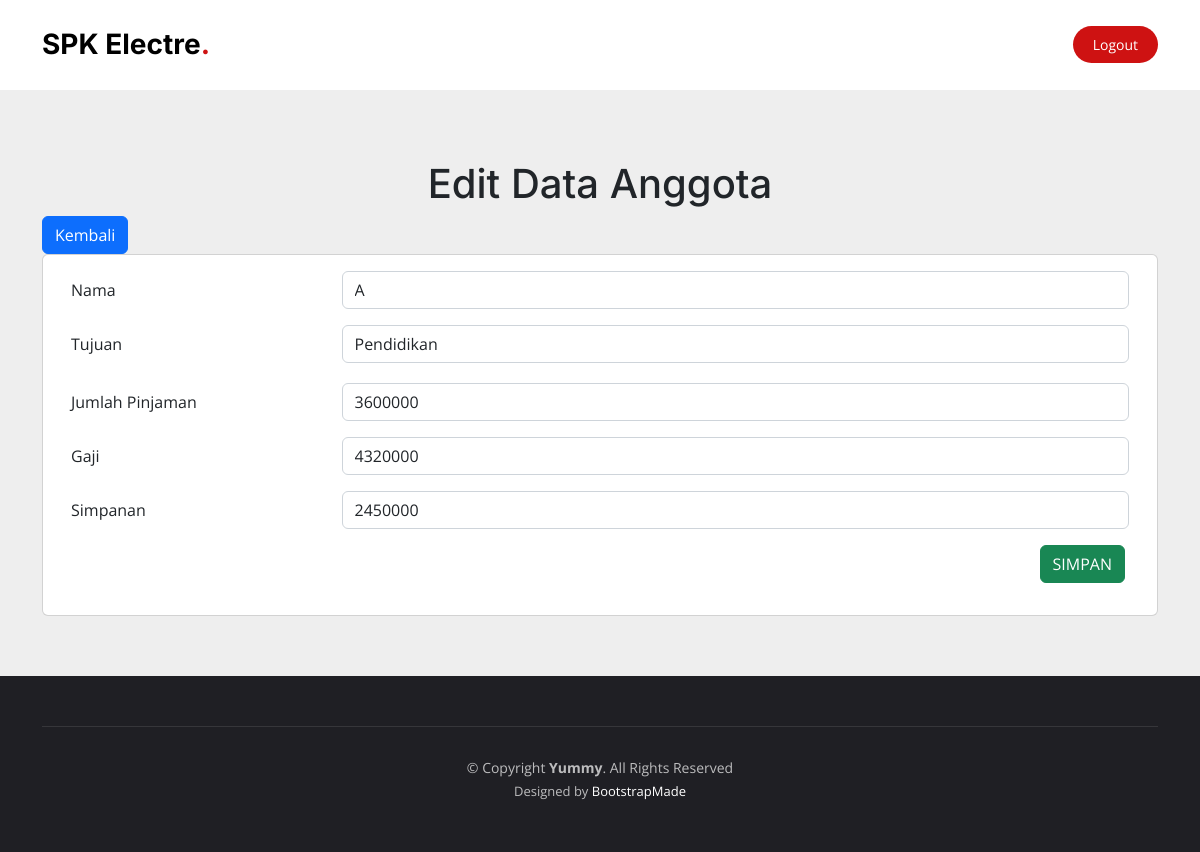
The app's page /edit.php?id_data=13 with its own data.
### tables this page shows
CREATE TABLE `alternatif` (
  `id` int(11) NOT NULL,
  `nama` varchar(100) NOT NULL,
  `tujuan_nama` varchar(100) NOT NULL,
  `tujuan` float NOT NULL,
  `jum_pinjaman` float NOT NULL,
  `gaji` float NOT NULL,
  `simpanan` float NOT NULL
);

### public/edit.php (the view, shortened to what this page needs)
</html>
<!DOCTYPE html>
<html lang="en">
<?php include "template/header.php" ?>
<body>
    <header id="header" class="header fixed-top d-flex align-items-center">
        <div class="container d-flex align-items-center justify-content-between">
            <a href="index.html" class="logo d-flex align-items-center me-auto me-lg-0">
                <h1>SPK Electre<span>.</span></h1>
            </a>
            <a class="btn-book-a-table" href="logout.php" type="submit">Logout</a>
        </div>
    </header>
    <section id="hero" class="hero d-flex align-items-center section-bg">
        <div class="container">
            <h1 data-aos="fade-up" style="text-align: center;">Edit Data Anggota</h1>
            <a class="btn btn-primary" href="index.php" role="button">Kembali</a>
            <div class="card">
                <?php
                include "../config/connection.php";
                $id_data = $_GET['id_data'];
                $data = mysqli_query($selectdb, "select * from alternatif where id='$id_data'");
                while ($d = mysqli_fetch_array($data)) {
                ?>
                    <form method="post" action="">
                        <div class="form-group row m-sm-3">
                            <label class="col-sm-3 col-form-label">Nama</label>
                            <div class="col-sm-9">
                                <input type="text" class="form-control" name="nama" value="<?php echo $d['nama']; ?>">
                            </div>
                        </div>
                        <div class="form-group row m-sm-3">
                            <label class="col-sm-3 col-form-label">Tujuan</label>
                            <div class="col-sm-9">
                                <select class="form-control" style="display: block; margin-bottom: 4px;" required name="tujuan_nama">
                                    <option disabled selected value=""><?php echo $d['tujuan_nama']; ?></option>
                                </select>
                            </div>
                        </div>
                        <div class="form-group row m-sm-3">
                            <label class="col-sm-3 col-form-label">Jumlah Pinjaman</label>
                            <div class="col-sm-9">
                                <input type="text" class="form-control" name="jum_pinjaman" value="<?php echo $d['jum_pinjaman']; ?>">
                            </div>
                        </div>
                        <div class="form-group row m-sm-3">
                            <label class="col-sm-3 col-form-label">Gaji</label>
                            <div class="col-sm-9">
                                <input type="text" class="form-control" name="gaji" value="<?php echo $d['gaji']; ?>">
                            </div>
                        </div>
                        <div class="form-group row m-sm-3">
                            <label class="col-sm-3 col-form-label">Simpanan</label>
                            <div class="col-sm-9">
                                <input type="text" class="form-control" name="simpanan" value="<?php echo $d['simpanan']; ?>">
                            </div>
                        </div>
                        <div class="m-sm-3 pe-sm-3 d-flex justify-content-end">
                            <button type="submit" name="editdata" class="btn btn-success ">SIMPAN</button>
                        </div>
                    </form>
                <?php
                }
                ?>
            </div>
        </div>
    </section>
    <?php include "template/footer.php" ?>
</body>
</html>

### assets/css/main.css (style rules this page uses)
:root { --font-default: "Open Sans", system-ui, -apple-system, "Segoe UI", Roboto, "Helvetica Neue", Arial, "Noto Sans", "Liberation Sans", sans-serif, "Apple Color Emoji", "Segoe UI Emoji", "Segoe UI Symbol", "Noto Color Emoji"; --font-primary: "Amatic SC", sans-serif; --font-secondary: "Inter", sans-serif; }
:root { --color-default: #212529; --color-primary: #ce1212; --color-secondary: #37373f; }
:root { scroll-behavior: smooth; }
body { font-family: var(--font-default); color: var(--color-default); }
a { color: var(--color-primary); text-decoration: none; }
h1, h2, h3, h4, h5, h6 { font-family: var(--font-secondary); }
section { overflow: hidden; padding: 80px 0; }
.section-bg { background-color: #eee; }
.header { background: #fff; transition: all 0.5s; z-index: 997; height: 90px; border-bottom: 1px solid #fff; }
.header .logo h1 { font-size: 28px; font-weight: 700; color: #000; margin: 0; font-family: var(--font-secondary); }
.header .logo h1 span { color: var(--color-primary); }
.header .btn-book-a-table, .header .btn-book-a-table:focus { font-size: 14px; color: #fff; background: var(--color-primary); padding: 8px 20px; margin-left: 30px; border-radius: 50px; transition: 0.3s; }
section { scroll-margin-top: 90px; }
.hero { width: 100%; background-size: cover; position: relative; min-height: 60vh; padding: 160px 0 60px 0; }

### records on screen
alternatif: nama "A", tujuan_nama "Pendidikan", jum_pinjaman "3600000", gaji "4320000", simpanan "2450000"
